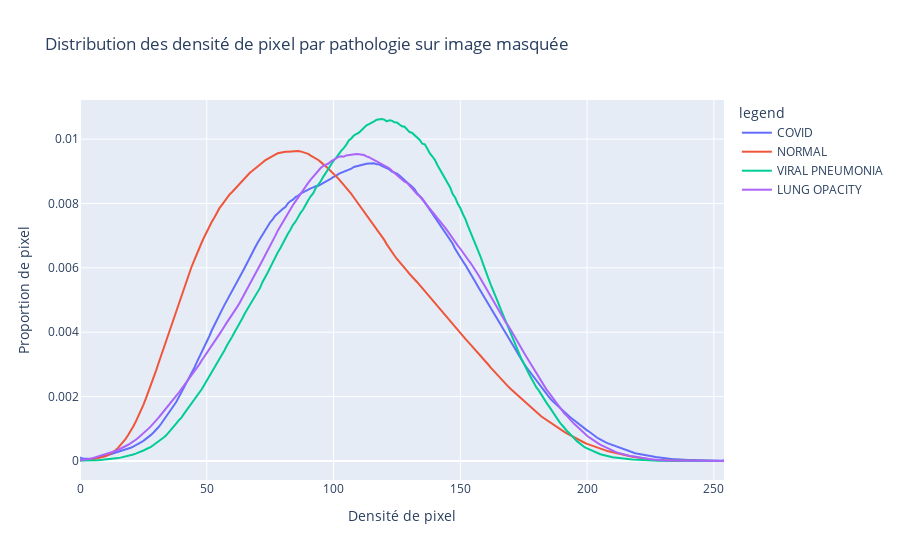

The cell this chart's notebook holds for it:
### Code cell
fig = go.Figure()
fig.add_trace(go.Scatter(x=np.arange(255),y=histograms_masked_images['hist_COVID'][1:], name="COVID", line_shape='linear'))
fig.add_trace(go.Scatter(x=np.arange(255),y=histograms_masked_images['hist_NORMAL'][1:], name="NORMAL", line_shape='linear'))
fig.add_trace(go.Scatter(x=np.arange(255),y=histograms_masked_images['hist_VIRAL_PNEUMONIA'][1:], name="VIRAL PNEUMONIA", line_shape='linear'))
fig.add_trace(go.Scatter(x=np.arange(255),y=histograms_masked_images['hist_LUNG_OPACITY'][1:], name="LUNG OPACITY", line_shape='linear'))
fig.update_layout(title = 'Distribution des densité de pixel par pathologie sur image masquée', legend_title = 'legend', xaxis_title='Densité de pixel', yaxis_title='Proportion de pixel')

### Figure 1 — Plotly figure (JSON) as saved in the notebook; plotly's stock layout.template omitted (floating-point values rounded to 4 significant figures; data arrays with more than 128 entries replaced by an {"elided": "..."} marker saying what was removed)
{"data": [{"line": {"shape": "linear"}, "name": "COVID", "type": "scatter", "x": {"elided": "255 int values"}, "y": {"elided": "255 float values"}}, {"line": {"shape": "linear"}, "name": "NORMAL", "type": "scatter", "x": {"elided": "255 int values"}, "y": {"elided": "255 float values"}}, {"line": {"shape": "linear"}, "name": "VIRAL PNEUMONIA", "type": "scatter", "x": {"elided": "255 int values"}, "y": {"elided": "255 float values"}}, {"line": {"shape": "linear"}, "name": "LUNG OPACITY", "type": "scatter", "x": {"elided": "255 int values"}, "y": {"elided": "255 float values"}}], "layout": {"legend": {"title": {"text": "legend"}}, "title": {"text": "Distribution des densité de pixel par pathologie sur image masquée"}, "xaxis": {"title": {"text": "Densité de pixel"}}, "yaxis": {"title": {"text": "Proportion de pixel"}}}}
